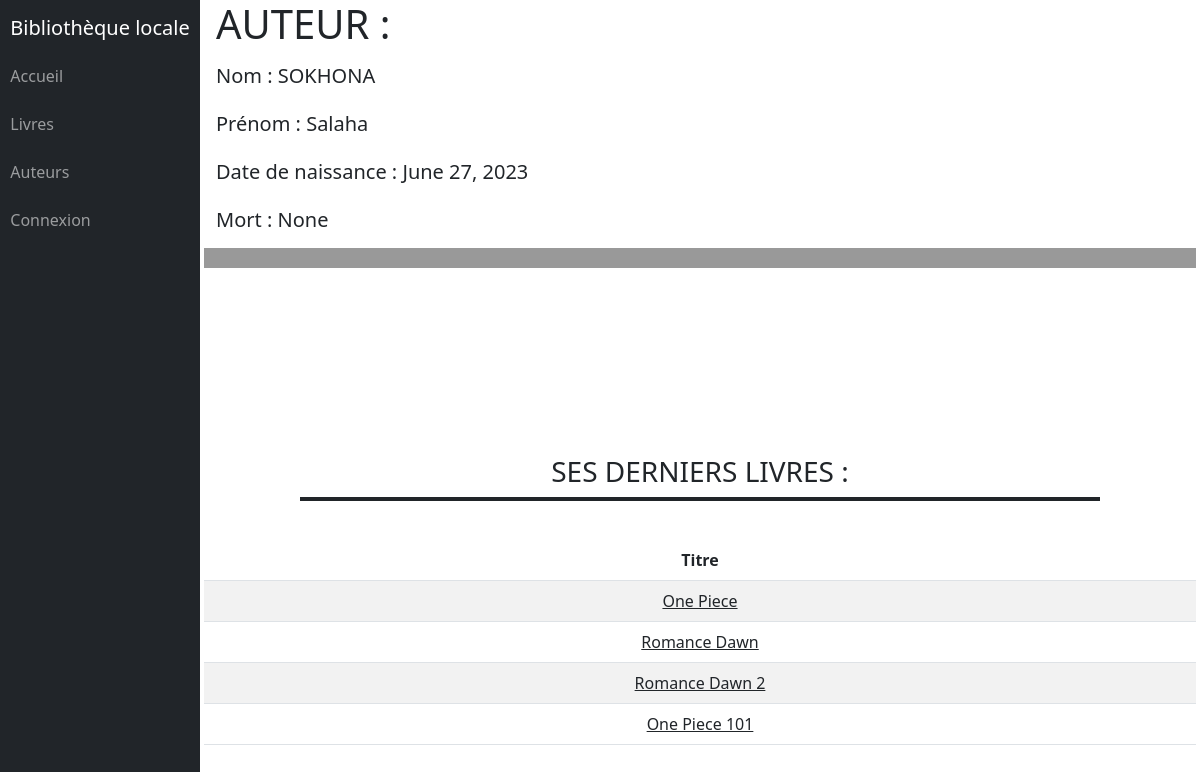
The app's page /catalog/author/1 with its own data.
### catalog/models.py (models this page shows, shortened)
class Author(models.Model):
    first_name = models.CharField(max_length=100)
    last_name = models.CharField(max_length=100)
    date_of_birth = models.DateField(null=True, blank=True)
    date_of_death = models.DateField('Died', null=True, blank=True)
    class Meta:
        ordering = ['last_name', 'first_name']

class Book(models.Model):
    title = models.CharField(max_length=200)
    author = models.ForeignKey('Author', on_delete=models.CASCADE, null=True)
    summary = models.TextField(
        max_length=1000, help_text='Enter a brief description of the book')
    isbn = models.CharField(
        'ISBN',
        max_length=13,
        help_text=
        '13 Character <a href="https://www.isbn-international.org/content/what-isbn">ISBN number</a>'
    )
    genre = models.ManyToManyField(Genre,
                                   help_text='Select a genre for this book')
    def get_absolute_url(self):
        return reverse('book-detail', args=[str(self.id)])
    def display_genre(self):
        return ', '.join(genre.name for genre in self.genre.all()[:3])
    display_genre.short_description = 'Genre'

### catalog/views.py (the view)
class AuthorDetailView(generic.DetailView):
    model = Author
    template_name = 'authors/author_detail.html'

### catalog/templates/authors/author_detail.html (shortened to what this page needs)
{% extends "base_generic.html" %}
{% block css %}
{% load static %}
<link rel="stylesheet" href="{% static 'css/book_author_detail.css' %}">
{% endblock %}
{% block content %}
<div class="row">
  <div class="col">
  <h1>Auteur :</h1>
  <h5><strong>Nom :</strong> {{ author.last_name|upper }}</h5>
  <h5><strong>Prénom :</strong> {{ author.first_name }}</h5>
  <h5><strong>Date de naissance :</strong> {{ author.date_of_birth }}</h5>
  <h5><strong>Mort :</strong> {{ author.date_of_death }}</h5>
</div>
</div>
<div class="row">
  <h3>Ses derniers livres :</h3>
  <div class="separator"></div>
  {% if author.book_set.all %}
  <div class="col author-books">
  <table class="table table-striped author-books">
    <thead>
      <tr>
        <th scope="col">Titre</th>
      </tr>
    </thead>
    <tbody>
      {% for book in author.book_set.all|slice:":10" %}
      <tr>
        <td><a href="{{ book.get_absolute_url }}">{{ book.title }}</a></td>
      </tr>
      {% endfor %}
    </tbody>
  </table>
</div>
{% else %}
<div>Cet auteur n'a pas encore rédigé de livres.</div>
{% endif %}
</div>
{% endblock %}

### catalog/static/css/base_generic.css (style rules this page uses)
html, body, body > .container-fluid { height: 100%; }
a { color: inherit; }
table { width: calc(100% + 1rem)!important; margin-left: -0.5rem; margin-right: -0.5rem; }
h1, h2, h3, h4, h5, h6 { line-height: 1.2; }
h2, h3, h4, h5, h6 { padding: 0.5rem 0 0.5rem 0; font-weight: 300; }
h1 { font-weight: 400; }
.separator { height: 0; width: 80%; margin: 0 10% 0 10%; border: 2px solid; }

### catalog/static/css/book_author_detail.css (style rules this page uses)
.col-lg-10 .row { padding-top: 0.5rem; }
.col-lg-10 .row:first-child { min-height: 30vh; margin: -0.5rem -0.5rem 0.5rem -0.5rem; box-shadow: rgba(0, 0, 0, 0.4) 0px 20px; }
.col-lg-10 .row:nth-child(2) { min-height: 50vh; }
h1, h3 { text-transform: uppercase; }
h3 { margin: 0; align-self: end; text-align: center; }
table { text-align: center; }

### records on screen
Author: last_name "SOKHONA", first_name "Salaha", date_of_birth "June 27, 2023", date_of_death "None"
Book: title "One Piece"
Book: title "Romance Dawn"
Book: title "Romance Dawn 2"
Book: title "One Piece 101"
